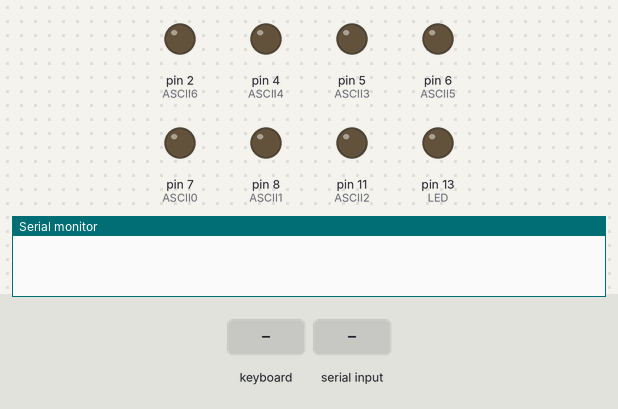
Simulated run of this sketch. Board: Arduino Uno, built with avr-gcc and run on an emulated ATmega328P. Parts: output pins drawn as LEDs (lit = HIGH), the last lines printed to the serial monitor. Inputs (shaded band) come from the test bench. Pins used as bus, display or sensor lines are not drawn.

Above: at 1.2 s.
1.3 s: PS/2 keyboard text "1" received
At 2.1 s:
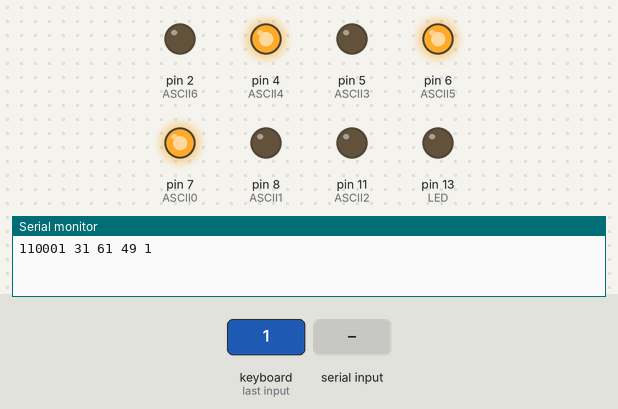
3.0 s: PS/2 keyboard text "a" received
At 4.4 s:
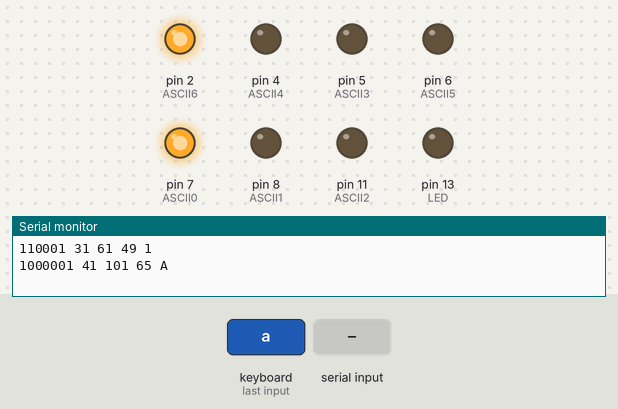
4.7 s: "0" received over Serial
At 5.9 s:
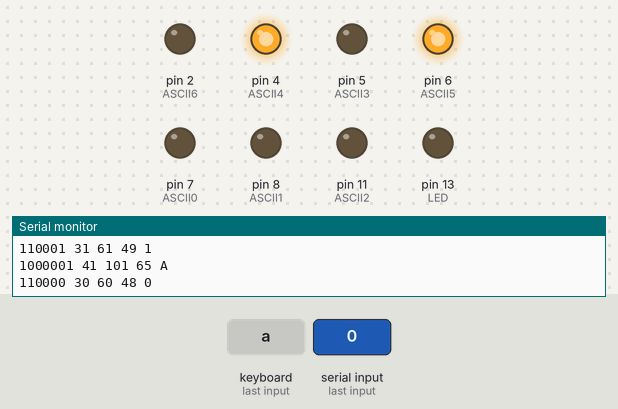
6.4 s: "2" received over Serial
At 7.1 s:
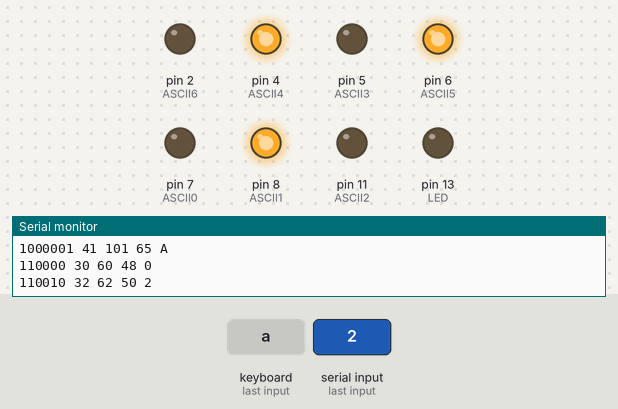
8.0 s: PS/2 keyboard text "0" received
At 8.1 s:
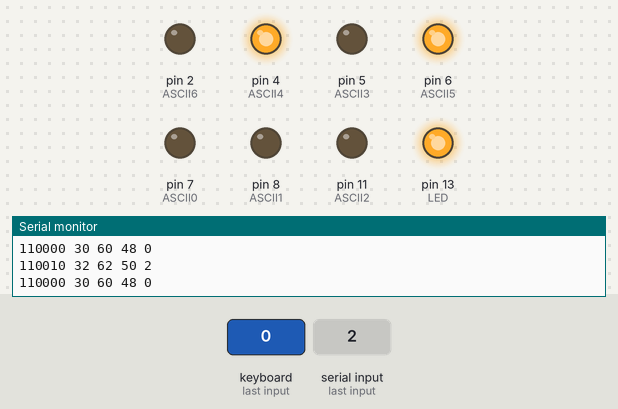
9.7 s: PS/2 keyboard text "2" received
At 9.8 s:
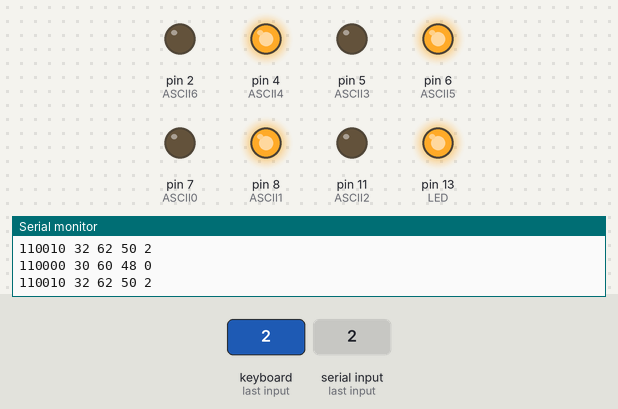
Timing chart, 0 to 12.4 s (numbered marks = the images above; inputs shaded):
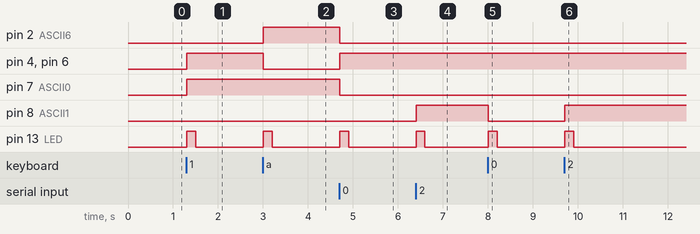

Measured:
- after the input at 1.3 s, pin 4 (ASCII4), pin 6 (ASCII5), pin 7 (ASCII0): LOW → HIGH at once; pin 13 (LED): LOW → HIGH at once, → LOW 0.20 s later
- after the input at 3.0 s, pin 2 (ASCII6): LOW → HIGH at once; pin 4 (ASCII4), pin 6 (ASCII5): HIGH → LOW at once; pin 13 (LED): LOW → HIGH at once, → LOW 0.20 s later
- after the input at 4.7 s, pin 2 (ASCII6), pin 7 (ASCII0): HIGH → LOW at once; pin 4 (ASCII4), pin 6 (ASCII5): LOW → HIGH at once; pin 13 (LED): LOW → HIGH at once, → LOW 0.20 s later
- after the input at 6.4 s, pin 8 (ASCII1): LOW → HIGH at once; pin 13 (LED): LOW → HIGH at once, → LOW 0.20 s later
- after the input at 8.0 s, pin 8 (ASCII1): HIGH → LOW at once; pin 13 (LED): LOW → HIGH at once, → LOW 0.20 s later
- after the input at 9.7 s, pin 8 (ASCII1): LOW → HIGH at once; pin 13 (LED): LOW → HIGH at once, → LOW 0.20 s later

The sketch:

ps2asciikeyboard.ino
```cpp
/*
   PS2 ASCII keyboard
   Brian Lai
   2019

   Listens on the serial port for characters from a PC.
   Outputs the codes like an ASCII keyboard.
   Compatible with Apple I Replica.
 */
#include <PS2Keyboard.h>
const int DataPin = 12;
const int IRQpin =  3;
PS2Keyboard keyboard;
// The order of the pins is chosen for minimal wire crossing
// when connected to an ASCII keyboard socket.
int ASCII0 = 7;
int ASCII1 = 8;
int ASCII2 = 11;
int ASCII3 = 5;
int ASCII4 = 4;
int ASCII5 = 6;
int ASCII6 = 2;
int STROBE = 10;
int NRESET = 9; //reset active low

// LED will blink when a character is emitted
int LED = 13;
unsigned long previousMillis = 0;
unsigned long interval = 200;

void setup()
{
  keyboard.begin(DataPin, IRQpin);

  analogReference(EXTERNAL); // Is this needed?

  // Initialize the digital pins as output
  pinMode(ASCII0, OUTPUT);
  pinMode(ASCII1, OUTPUT);
  pinMode(ASCII2, OUTPUT);
  pinMode(ASCII3, OUTPUT);
  pinMode(ASCII4, OUTPUT);
  pinMode(ASCII5, OUTPUT);
  pinMode(ASCII6, OUTPUT);
  pinMode(STROBE, OUTPUT);
  pinMode(NRESET, OUTPUT);

  pinMode(LED, OUTPUT);

  digitalWrite(STROBE, LOW);   // set the STROBE pin to inactive
  digitalWrite(NRESET, HIGH);  // set the RESET  pin to inactive

  Serial.begin(115200);
}

void loop()
{
  unsigned long currentMillis = millis();
  int iInput;
  if (Serial.available() || keyboard.available())
  {
    //char c = keyboard.read();
    //char c = Serial.read();
    //Serial.println(c);
    if (Serial.available()) iInput = Serial.read();
    if (keyboard.available()) iInput = keyboard.read();
    iInput &= 127;
    if (iInput)
    {
      if (iInput>='a' && iInput<='z')
        iInput = iInput - 'a' + 'A';

      int D6 = LOW;
      int D5 = LOW;
      int D4 = LOW;
      int D3 = LOW;
      int D2 = LOW;
      int D1 = LOW;
      int D0 = LOW;

      if ( iInput & 64 ) D6 = HIGH;
      if ( iInput & 32 ) D5 = HIGH;
      if ( iInput & 16 ) D4 = HIGH;
      if ( iInput &  8 ) D3 = HIGH;
      if ( iInput &  4 ) D2 = HIGH;
      if ( iInput &  2 ) D1 = HIGH;
      if ( iInput &  1 ) D0 = HIGH;

      digitalWrite(LED, HIGH);
      previousMillis = currentMillis;
      //LYH
      Serial.print(iInput, BIN);
      Serial.print(" ");
      Serial.print(iInput, HEX);
      Serial.print(" ");
      Serial.print(iInput, OCT);
      Serial.print(" ");
      Serial.print(iInput, DEC);
      Serial.print(" ");
      Serial.println(char(iInput));

      // Output an A (100 0001)
      digitalWrite(ASCII6, D6);
      digitalWrite(ASCII5, D5);
      digitalWrite(ASCII4, D4);
      digitalWrite(ASCII3, D3);
      digitalWrite(ASCII2, D2);
      digitalWrite(ASCII1, D1);
      digitalWrite(ASCII0, D0);
      digitalWrite(STROBE, HIGH);
      delay(10);  // strobe for 40ms
      digitalWrite(STROBE, LOW);
    }
  }

  if ( (previousMillis>0) && (currentMillis-previousMillis>interval) )
  {
    digitalWrite(LED, LOW);
    previousMillis = 0;
  }
}
```
